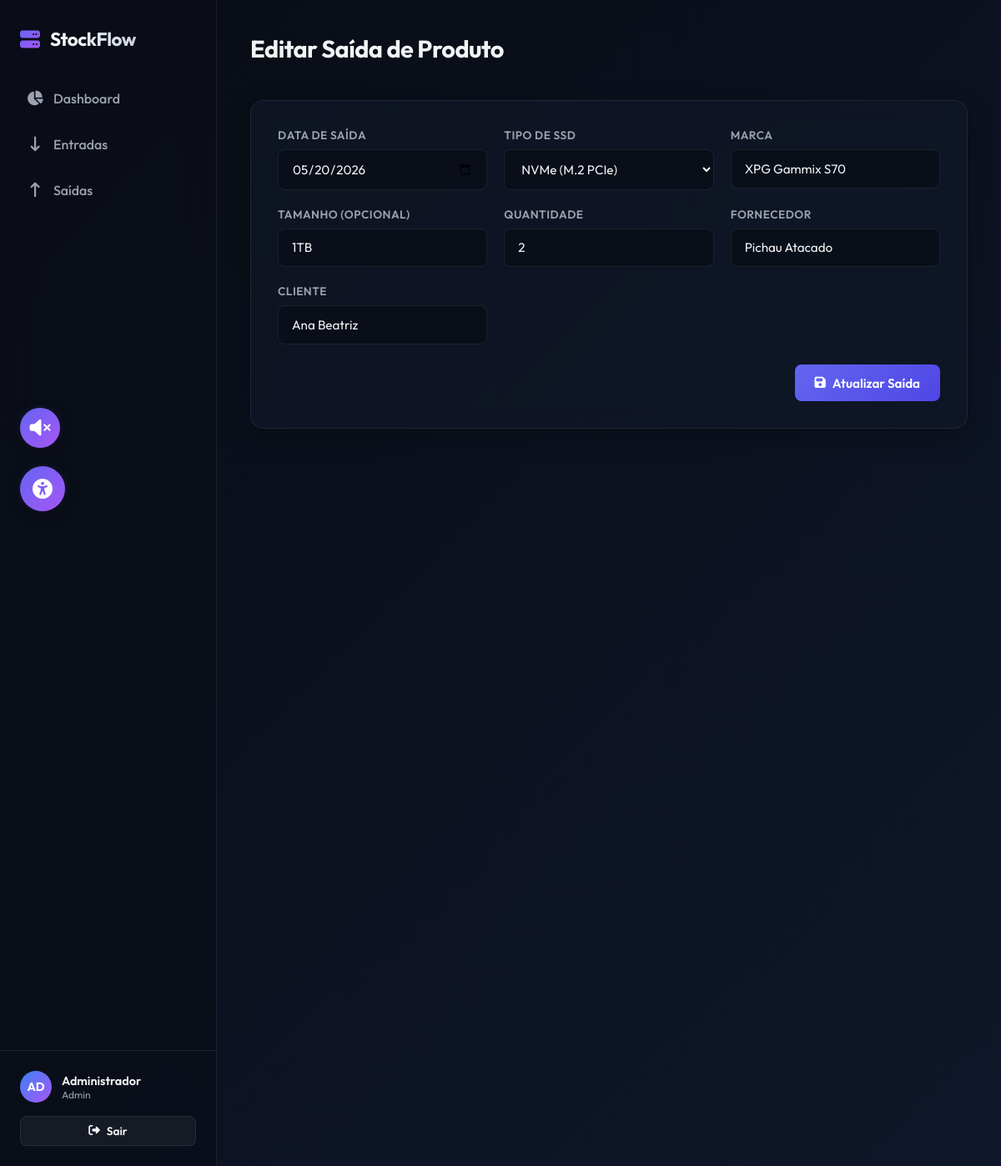
/saidas/edit/2 (signed in), run on the app's committed database.
### tables this page shows
CREATE TABLE exits (
            id INTEGER PRIMARY KEY AUTOINCREMENT,
            exit_date TEXT NOT NULL,
            ssd_type TEXT NOT NULL,
            brand TEXT NOT NULL,
            size TEXT,
            quantity INTEGER NOT NULL,
            supplier TEXT NOT NULL,
            client TEXT NOT NULL
        );

### app.py (the view, shortened to what this page needs)
@app.route('/saidas/edit/<int:exit_id>', endpoint='edit_exit', methods=['GET', 'POST'])
@login_required
def edit_exit(exit_id):
    conn = get_db_connection()
    cursor = conn.cursor()
    cursor.execute("SELECT * FROM exits WHERE id = ?", (exit_id,))
    exit_rec = cursor.fetchone()
    if not exit_rec:
        conn.close()
        flash('Saída não encontrada.', 'danger')
        return redirect(url_for('saidas'))
    cursor.execute("SELECT ssd_type, brand, size, quantity FROM products WHERE quantity > 0 ORDER BY brand, size")
    available_products = [dict(row) for row in cursor.fetchall()]
    conn.close()
    return render_template('edit_exit.html', exit=exit_rec, available_products=available_products)

### app.py (called while the page is built)
@app.context_processor
def inject_now():
    return {'now': datetime.datetime.utcnow()}

def login_required(f):
    from functools import wraps
    @wraps(f)
    def decorated_function(*args, **kwargs):
        if not session.get('logged_in'):
            return redirect(url_for('login'))
        return f(*args, **kwargs)
    return decorated_function

### database.py (called while the page is built)
def get_db_connection():
    conn = sqlite3.connect(DB_PATH)
    conn.row_factory = sqlite3.Row
    return conn

### templates/edit_exit.html (shortened to what this page needs)
{% extends "base.html" %}
{% block content %}
<div class="page-header">
    <div class="page-title">
        <h2>Editar Saída de Produto</h2>
    </div>
</div>
<div class="glass-panel">
    <form action="{{ url_for('edit_exit', exit_id=exit.id) }}" method="POST" autocomplete="off" id="editExitForm" role="form" aria-label="Formulário de Edição de Saída de Produto">
        <div class="form-grid">
            <div class="form-group">
                <label for="exit_date" class="form-label">Data de Saída</label>
                <input type="date" id="exit_date" name="exit_date" class="form-input" required value="{{ exit.exit_date }}">
            </div>
            <div class="form-group">
                <label for="ssd_type" class="form-label">Tipo de SSD</label>
                <select id="ssd_type" name="ssd_type" class="form-select" required>
                    <option value="NVMe" {% if exit.ssd_type == 'NVMe' %}selected{% endif %}>NVMe (M.2 PCIe)</option>
                </select>
            </div>
            <div class="form-group">
                <label for="brand" class="form-label">Marca</label>
                <input type="text" id="brand" name="brand" class="form-input" placeholder="Ex: Kingston, Crucial, XPG" required value="{{ exit.brand }}">
            </div>
            <div class="form-group">
                <label for="size" class="form-label">Tamanho (Opcional)</label>
                <input type="text" id="size" name="size" class="form-input" placeholder="Ex: 240GB, 480GB, 1TB" value="{{ exit.size }}">
            </div>
            <div class="form-group">
                <label for="quantity" class="form-label">Quantidade</label>
                <input type="number" id="quantity" name="quantity" class="form-input" min="1" required value="{{ exit.quantity }}">
            </div>
            <div class="form-group">
                <label for="supplier" class="form-label">Fornecedor</label>
                <input type="text" id="supplier" name="supplier" class="form-input" placeholder="Fornecedor de origem" required value="{{ exit.supplier }}">
            </div>
            <div class="form-group">
                <label for="client" class="form-label">Cliente</label>
                <input type="text" id="client" name="client" class="form-input" placeholder="Nome do Cliente" required value="{{ exit.client }}">
            </div>
        </div>
        <div style="display: flex; justify-content: flex-end; margin-top: 1rem;">
            <button type="submit" class="btn btn-primary">
                <i class="fa-solid fa-save" aria-hidden="true"></i> Atualizar Saída
            </button>
        </div>
    </form>
</div>
{% endblock %}

### static/css/style.css (style rules this page uses)
:root { --bg-base: #080c14; --bg-gradient: linear-gradient(135deg, #080c14 0%, #0f172a 100%); --panel-bg: rgba(17, 24, 39, 0.7); --panel-border: rgba(255, 255, 255, 0.08); --panel-border-hover: rgba(99, 102, 241, 0.3); --primary: #6366f1; --primary-hover: #4f46e5; --primary-glow: rgba(99, 102, 241, 0.15); --accent-sata: #3b82f6; --accent-nvme: #a855f7; --success: #10b981; --warning: #f59e0b; --danger: #ef4444; --text-main: #f3f4f6; --text-muted: #9ca3af; --text-dark: #1f2937; --sidebar-width: 260px; --border-radius-lg: 16px; --border-radius-md: 12px; --border-radius-sm: 8px; --transition-smooth: all 0.3s cubic-bezier(0.4, 0, 0.2, 1); }
* { margin: 0; padding: 0; box-sizing: border-box; font-family: 'Outfit', sans-serif; scrollbar-width: thin; scrollbar-color: rgba(99, 102, 241, 0.3) rgba(8, 12, 20, 0.5); }
body { background: var(--bg-gradient); color: var(--text-main); min-height: 100vh; overflow-x: hidden; display: flex; }
.page-header { display: flex; justify-content: space-between; align-items: center; margin-bottom: 2.5rem; animation: fadeIn 0.4s ease-out; }
.page-title h2 { font-size: 1.8rem; font-weight: 700; letter-spacing: -0.5px; margin-bottom: 0.25rem; }
.glass-panel { background: var(--panel-bg); border: 1px solid var(--panel-border); backdrop-filter: blur(12px); -webkit-backdrop-filter: blur(12px); border-radius: var(--border-radius-lg); padding: 2rem; box-shadow: 0 10px 30px rgba(0, 0, 0, 0.25); margin-bottom: 2.5rem; animation: fadeIn 0.6s ease-out; }
.form-grid { display: grid; grid-template-columns: repeat(auto-fit, minmax(200px, 1fr)); gap: 1.25rem; margin-bottom: 1.5rem; }
.form-group { display: flex; flex-direction: column; gap: 0.5rem; }
.form-label { font-size: 0.85rem; font-weight: 600; color: var(--text-muted); text-transform: uppercase; letter-spacing: 0.5px; }
.form-input, .form-select { background: rgba(8, 12, 20, 0.6); border: 1px solid var(--panel-border); color: var(--text-main); padding: 0.8rem 1rem; border-radius: var(--border-radius-sm); font-size: 0.95rem; outline: none; transition: var(--transition-smooth); width: 100%; }
.form-select option { background: var(--bg-base); color: var(--text-main); }
.btn { display: inline-flex; align-items: center; justify-content: center; gap: 0.5rem; padding: 0.8rem 1.5rem; border-radius: var(--border-radius-sm); font-size: 0.95rem; font-weight: 600; cursor: pointer; border: none; text-decoration: none; transition: var(--transition-smooth); }
.btn-primary { background: linear-gradient(135deg, var(--primary), #4f46e5); color: white; }

### data on the page
exits: exit_date "05/20/2026", ssd_type "NVMe (M.2 PCIe)", brand "XPG Gammix S70", size "1TB", quantity "2", supplier "Pichau Atacado", client "Ana Beatriz"
